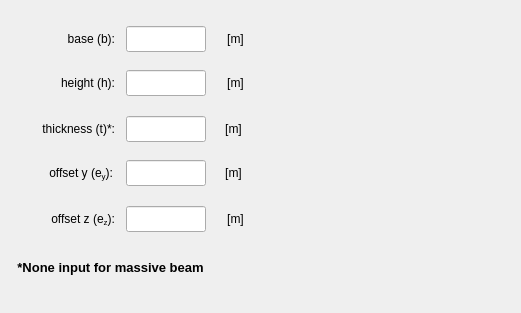
    <widget class="QWidget" name="tab_rectangular_section">
     <attribute name="title">
      <string>Rectangular</string>
     </attribute>
     <widget class="QLabel" name="label">
      <property name="geometry">
       <rect>
        <x>284</x>
        <y>16</y>
        <width>228</width>
        <height>288</height>
       </rect>
      </property>
      <property name="text">
       <string/>
      </property>
      <property name="pixmap">
       <pixmap>../../../figures/Rectangular.PNG</pixmap>
      </property>
      <property name="scaledContents">
       <bool>true</bool>
      </property>
     </widget>
     <widget class="QLabel" name="label_6">
      <property name="geometry">
       <rect>
        <x>10</x>
        <y>256</y>
        <width>201</width>
        <height>23</height>
       </rect>
      </property>
      <property name="font">
       <font>
        <pointsize>10</pointsize>
        <weight>75</weight>
        <bold>true</bold>
       </font>
      </property>
      <property name="text">
       <string>&lt;html&gt;&lt;head/&gt;&lt;body&gt;&lt;p align=&quot;center&quot;&gt;*None input for massive beam&lt;/p&gt;&lt;/body&gt;&lt;/html&gt;</string>
      </property>
     </widget>
     <widget class="QLineEdit" name="lineEdit_offsetz_rectangular_section">
      <property name="geometry">
       <rect>
        <x>126</x>
        <y>206</y>
        <width>80</width>
        <height>26</height>
       </rect>
      </property>
      <property name="minimumSize">
       <size>
        <width>80</width>
        <height>26</height>
       </size>
      </property>
      <property name="maximumSize">
       <size>
        <width>80</width>
        <height>26</height>
       </size>
      </property>
      <property name="font">
       <font>
        <family>Arial</family>
        <pointsize>11</pointsize>
        <weight>75</weight>
        <italic>true</italic>
        <bold>true</bold>
       </font>
      </property>
      <property name="focusPolicy">
       <enum>Qt::StrongFocus</enum>
      </property>
      <property name="styleSheet">
       <string notr="true">color: rgb(255, 0, 0);</string>
      </property>
      <property name="alignment">
       <set>Qt::AlignCenter</set>
      </property>
     </widget>
     <widget class="QLineEdit" name="lineEdit_base_rectangular_section">
      <property name="geometry">
       <rect>
        <x>126</x>
        <y>26</y>
        <width>80</width>
        <height>26</height>
       </rect>
      </property>
      <property name="minimumSize">
       <size>
        <width>80</width>
        <height>26</height>
       </size>
      </property>
      <property name="maximumSize">
       <size>
        <width>80</width>
        <height>26</height>
       </size>
      </property>
      <property name="font">
       <font>
        <family>Arial</family>
        <pointsize>11</pointsize>
        <weight>75</weight>
        <italic>true</italic>
        <bold>true</bold>
       </font>
      </property>
      <property name="focusPolicy">
       <enum>Qt::StrongFocus</enum>
      </property>
      <property name="styleSheet">
       <string notr="true">color: rgb(255, 0, 0);</string>
      </property>
      <property name="alignment">
       <set>Qt::AlignCenter</set>
      </property>
     </widget>
     <widget class="QLineEdit" name="lineEdit_offsety_rectangular_section">
      <property name="geometry">
       <rect>
        <x>126</x>
        <y>160</y>
        <width>80</width>
        <height>26</height>
       </rect>
      </property>
      <property name="minimumSize">
       <size>
        <width>80</width>
        <height>26</height>
       </size>
      </property>
      <property name="maximumSize">
       <size>
        <width>80</width>
        <height>26</height>
       </size>
      </property>
      <property name="font">
       <font>
        <family>Arial</family>
        <pointsize>11</pointsize>
        <weight>75</weight>
        <italic>true</italic>
        <bold>true</bold>
       </font>
      </property>
      <property name="focusPolicy">
       <enum>Qt::StrongFocus</enum>
      </property>
      <property name="styleSheet">
       <string notr="true">color: rgb(255, 0, 0);</string>
      </property>
      <property name="alignment">
       <set>Qt::AlignCenter</set>
      </property>
     </widget>
     <widget class="QLineEdit" name="lineEdit_thickness_rectangular_section">
      <property name="geometry">
       <rect>
        <x>126</x>
        <y>116</y>
        <width>80</width>
        <height>26</height>
       </rect>
      </property>
      <property name="minimumSize">
       <size>
        <width>80</width>
        <height>26</height>
       </size>
      </property>
      <property name="maximumSize">
       <size>
        <width>80</width>
        <height>26</height>
       </size>
      </property>
      <property name="font">
       <font>
        <family>Arial</family>
        <pointsize>11</pointsize>
        <weight>75</weight>
        <italic>true</italic>
        <bold>true</bold>
       </font>
      </property>
      <property name="focusPolicy">
       <enum>Qt::StrongFocus</enum>
      </property>
      <property name="styleSheet">
       <string notr="true">color: rgb(255, 0, 0);</string>
      </property>
      <property name="alignment">
       <set>Qt::AlignCenter</set>
      </property>
     </widget>
     <widget class="QLineEdit" name="lineEdit_height_rectangular_section">
      <property name="geometry">
       <rect>
        <x>126</x>
        <y>70</y>
        <width>80</width>
        <height>26</height>
       </rect>
      </property>
      <property name="minimumSize">
       <size>
        <width>80</width>
        <height>26</height>
       </size>
      </property>
      <property name="maximumSize">
       <size>
        <width>80</width>
        <height>26</height>
       </size>
      </property>
      <property name="font">
       <font>
        <family>Arial</family>
        <pointsize>11</pointsize>
        <weight>75</weight>
        <italic>true</italic>
        <bold>true</bold>
       </font>
      </property>
      <property name="focusPolicy">
       <enum>Qt::StrongFocus</enum>
      </property>
      <property name="styleSheet">
       <string notr="true">color: rgb(255, 0, 0);</string>
      </property>
      <property name="alignment">
       <set>Qt::AlignCenter</set>
      </property>
     </widget>
     <widget class="QLabel" name="label_100">
      <property name="geometry">
       <rect>
        <x>218</x>
        <y>26</y>
        <width>35</width>
        <height>26</height>
       </rect>
      </property>
      <property name="minimumSize">
       <size>
        <width>35</width>
        <height>26</height>
       </size>
      </property>
      <property name="maximumSize">
       <size>
        <width>35</width>
        <height>26</height>
       </size>
      </property>
      <property name="text">
       <string>[m]</string>
      </property>
      <property name="alignment">
       <set>Qt::AlignCenter</set>
      </property>
     </widget>
     <widget class="QLabel" name="label_107">
      <property name="geometry">
       <rect>
        <x>218</x>
        <y>70</y>
        <width>35</width>
        <height>26</height>
       </rect>
      </property>
      <property name="minimumSize">
       <size>
        <width>35</width>
        <height>26</height>
       </size>
      </property>
      <property name="maximumSize">
       <size>
        <width>35</width>
        <height>26</height>
       </size>
      </property>
      <property name="text">
       <string>[m]</string>
      </property>
      <property name="alignment">
       <set>Qt::AlignCenter</set>
      </property>
     </widget>
     <widget class="QLabel" name="label_109">
      <property name="geometry">
       <rect>
        <x>216</x>
        <y>116</y>
        <width>35</width>
        <height>26</height>
       </rect>
      </property>
      <property name="minimumSize">
       <size>
        <width>35</width>
        <height>26</height>
       </size>
      </property>
      <property name="maximumSize">
       <size>
        <width>35</width>
        <height>26</height>
       </size>
      </property>
      <property name="text">
       <string>[m]</string>
      </property>
      <property name="alignment">
       <set>Qt::AlignCenter</set>
      </property>
     </widget>
     <widget class="QLabel" name="label_110">
      <property name="geometry">
       <rect>
        <x>216</x>
        <y>160</y>
        <width>35</width>
        <height>26</height>
       </rect>
      </property>
      <property name="minimumSize">
       <size>
        <width>35</width>
        <height>26</height>
       </size>
      </property>
      <property name="maximumSize">
       <size>
        <width>35</width>
        <height>26</height>
       </size>
      </property>
      <property name="text">
       <string>[m]</string>
      </property>
      <property name="alignment">
       <set>Qt::AlignCenter</set>
      </property>
     </widget>
     <widget class="QLabel" name="label_111">
      <property name="geometry">
       <rect>
        <x>218</x>
        <y>206</y>
        <width>35</width>
        <height>26</height>
       </rect>
      </property>
      <property name="minimumSize">
       <size>
        <width>35</width>
        <height>26</height>
       </size>
      </property>
      <property name="maximumSize">
       <size>
        <width>35</width>
        <height>26</height>
       </size>
      </property>
      <property name="text">
       <string>[m]</string>
      </property>
      <property name="alignment">
       <set>Qt::AlignCenter</set>
      </property>
     </widget>
     <widget class="QLabel" name="label_72">
      <property name="geometry">
       <rect>
        <x>10</x>
        <y>26</y>
        <width>105</width>
        <height>26</height>
       </rect>
      </property>
      <property name="minimumSize">
       <size>
        <width>105</width>
        <height>26</height>
       </size>
      </property>
      <property name="maximumSize">
       <size>
        <width>105</width>
        <height>26</height>
       </size>
      </property>
      <property name="text">
       <string>base (b):</string>
      </property>
      <property name="alignment">
       <set>Qt::AlignRight|Qt::AlignTrailing|Qt::AlignVCenter</set>
      </property>
     </widget>
     <widget class="QLabel" name="label_94">
      <property name="geometry">
       <rect>
        <x>10</x>
        <y>70</y>
        <width>105</width>
        <height>26</height>
       </rect>
      </property>
      <property name="minimumSize">
       <size>
        <width>105</width>
        <height>26</height>
       </size>
      </property>
      <property name="maximumSize">
       <size>
        <width>105</width>
        <height>26</height>
       </size>
      </property>
      <property name="text">
       <string>height (h):</string>
      </property>
      <property name="alignment">
       <set>Qt::AlignRight|Qt::AlignTrailing|Qt::AlignVCenter</set>
      </property>
     </widget>
     <widget class="QLabel" name="label_112">
      <property name="geometry">
       <rect>
        <x>10</x>
        <y>116</y>
        <width>105</width>
        <height>26</height>
       </rect>
      </property>
      <property name="minimumSize">
       <size>
        <width>105</width>
        <height>26</height>
       </size>
      </property>
      <property name="maximumSize">
       <size>
        <width>105</width>
        <height>26</height>
       </size>
      </property>
      <property name="text">
       <string>thickness (t)*:</string>
      </property>
      <property name="alignment">
       <set>Qt::AlignRight|Qt::AlignTrailing|Qt::AlignVCenter</set>
      </property>
     </widget>
     <widget class="QLabel" name="label_113">
      <property name="geometry">
       <rect>
        <x>8</x>
        <y>160</y>
        <width>105</width>
        <height>26</height>
       </rect>
      </property>
      <property name="minimumSize">
       <size>
        <width>105</width>
        <height>26</height>
       </size>
      </property>
      <property name="maximumSize">
       <size>
        <width>105</width>
        <height>26</height>
       </size>
      </property>
      <property name="text">
       <string>&lt;html&gt;&lt;head/&gt;&lt;body&gt;&lt;p&gt;offset y (e&lt;span style=&quot; vertical-align:sub;&quot;&gt;y&lt;/span&gt;):&lt;/p&gt;&lt;/body&gt;&lt;/html&gt;</string>
      </property>
      <property name="alignment">
       <set>Qt::AlignRight|Qt::AlignTrailing|Qt::AlignVCenter</set>
      </property>
     </widget>
     <widget class="QLabel" name="label_114">
      <property name="geometry">
       <rect>
        <x>10</x>
        <y>206</y>
        <width>105</width>
        <height>26</height>
       </rect>
      </property>
      <property name="minimumSize">
       <size>
        <width>105</width>
        <height>26</height>
       </size>
      </property>
      <property name="maximumSize">
       <size>
        <width>105</width>
        <height>26</height>
       </size>
      </property>
      <property name="text">
       <string>&lt;html&gt;&lt;head/&gt;&lt;body&gt;&lt;p&gt;offset z (e&lt;span style=&quot; vertical-align:sub;&quot;&gt;z&lt;/span&gt;):&lt;/p&gt;&lt;/body&gt;&lt;/html&gt;</string>
      </property>
      <property name="alignment">
       <set>Qt::AlignRight|Qt::AlignTrailing|Qt::AlignVCenter</set>
      </property>
     </widget>
    </widget>
